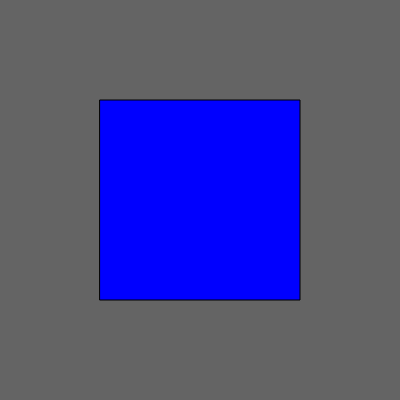
Frame 1 (no input)
Frame 60 (no input): identical to frame 1, image omitted
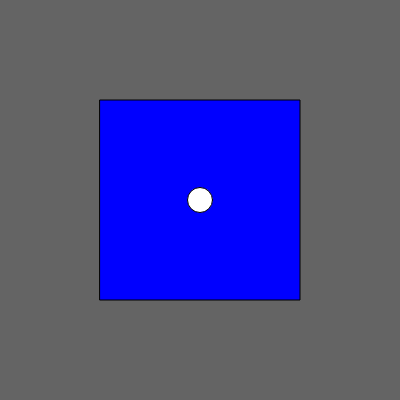
Frame 120 (the mouse pressed at the canvas centre since frame 60)

The p5.js sketch that drew these frames (run headless with seeded random() and noise() and a simulated clock; from frame 60 on, the mouse is pressed at the canvas centre):

// p5.js sketch
// ── sketch.js
var xposTopLeft = 100;
var yposTopLeft = 100;
var xposBottomRight = 300;
var yposBottomRight = 300;

function setup() {
  createCanvas(400, 400);
}

function draw() {
  background(100);

  fill(0,0,255);
  rect(100,100,200,200);
  //if mouse is in the rectangle then make a circle at the cursor

  if (mouseX > xposTopLeft && mouseY > yposTopLeft){
    if (mouseX < xposBottomRight && mouseY < yposBottomRight){
      fill(255);
      ellipse(mouseX,mouseY,25,25);
    }
  }
}

/*
Conditional expressions / Relational Operators
= - assignment
=== - comparison/ equality
!= - not equal to/ inequality (! - *bang* symbol)
< - less than
> - greater than
<= less then or equal to
>= greater than or equal to

Boolean Operators
true or false

if true
  do this
else if true
  do this
else
  do this

Logical Operators/ Expressions

&& - logicalAND - if A && B both or true
|| - logicalOR  - if A || B either one is true
! - NOT - if !A

-----------------------------
In javaScirpt "==" is loose equality and results in 
type coersion. Type coercion is the process of converting
value from one type to another (such as string to number,
object to boolean, and so on). Any type, be it primitive 
or an object, is a valid subject for type coercion.
[More on FreeCodeCamp: https://www.freecodecamp.org/news/js-type-coercion-explained-27ba3d9a2839/]

*/
